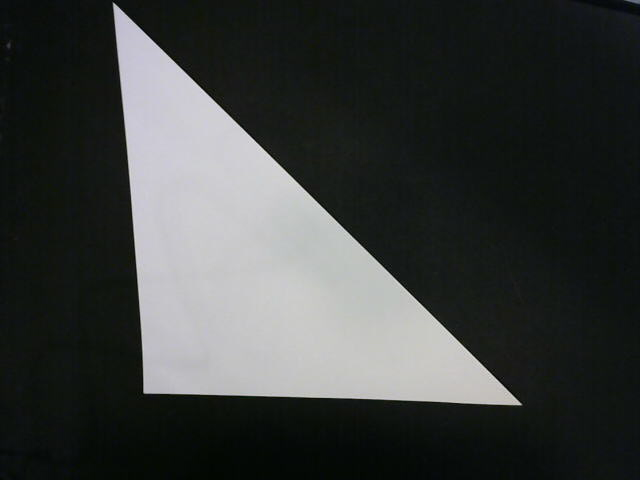
#> input picture PaperPics/triangle.jpg, 640 x 480 px
$ python overlay_instruction.py
#> lines starting #> are read from the running program, lines starting #| are printed output that depends on the picture; after the words box and inside, x2 and y2 are one past the last pixel; in counts of white or black regions, pixels touching at a corner belong together
### Instruction2.py
import cv2
import os
import re
import numpy as np


class Instruction(object):
    def __init__(self, stepDir):
        '''Initialize with a path to the directory containg the images
        named step%d.(png|jpg).
        Each image has edges drawn in black (#000000), with the new
        fold in red (#ff0000)

        Fields:
        currentStep: The current step in the instructions, an Int
        steps: A list of images as described above.
        '''

        self.currentStep = 0

        files = sorted(os.listdir(stepDir))
        stepRegxp = re.compile('step[0-9]+\.png')
        stepFiles = list(filter(None, [stepRegxp.match(img) for img in files]))
        stepFiles = [match.group() for match in stepFiles]
        self.steps = [self.alphaToWhite(cv2.imread(stepDir + '/' + filepath, -1))
                      for filepath in stepFiles]

    def nextStep(self):
        '''Proceed to next step unless all steps are exhausted'''
        self.currentStep += 1 if self.currentStep < len(self.steps) - 1 else 0

    def prevStep(self):
        '''Proceed to next step unless all steps are exhausted'''
        self.currentStep -= 1 if self.currentStep > 0 else 0

    def alphaToWhite(self, instruction):
        alpha = instruction[:, :, -1]
        mask = np.int8((alpha == 0) * 255)
        color = instruction[:, :, :-1]
        whiteBack = cv2.bitwise_not(color, np.array(color), mask=mask)

        # Color representation of instruction
        return whiteBack

### overlay_instruction.py
#!/usr/bin/env python
'''
@author: Kawin Nikomborirak
@date: 2018/04/13
'''

import numpy as np
import cv2
from Instruction2 import Instruction


class OverlayInstruction(Instruction):
    def __init__(self, real, instructionDir):
        '''
        Fields:
        - instruction: full color of instruction image
        - outline: grayscale instruction outline
        - verts: vertices of instruction outline
        - realVerts: vertices of real camera input
        '''

        super().__init__(instructionDir)

        self.nextStep()
        gray = cv2.cvtColor(self.steps[self.currentStep], cv2.COLOR_BGR2GRAY)

        # Just the outline of the shape
        self.outline = np.uint8((gray > 4)) * 255

        # An array of verts
        self.verts = cv2.goodFeaturesToTrack(
            self.outline, 100, 0.5, 10)[:, 0]
        self.verts = self.sortVerts(self.verts)
        self.area = self.computeArea(self.verts)

        self.real = real
        realGray = cv2.cvtColor(self.real, cv2.COLOR_BGR2GRAY)
        self.th = cv2.threshold(realGray, 128, 255, cv2.THRESH_BINARY)[1]

        # array of real verts
        self.realVerts = cv2.goodFeaturesToTrack(self.th, 100, .4, 10)[:, -1]
        self.realVerts = self.sortVerts(self.realVerts)
        self.realArea = self.computeArea(self.realVerts)

        self.resizeInstruction()
        self.overlayInstructions()

    def sortVerts(self, verts):
        '''
        Sort the verts in clockwise order.
        '''
        centroid = verts.mean(0)
        d = verts - centroid
        an = (np.arctan2(d[:, 0], d[:, 1]) + 2 * np.pi) % (2 * np.pi)
        cornersWithAngles = np.hstack((verts, an.reshape(-1, 1)))
        x = cornersWithAngles.tolist()
        x.sort(key=lambda point: point[-1])
        return np.array(x)[:, :-1]

    def computeArea(self, verts):
        '''
        Use shoelace formula to calculate area
        '''

        rolled = np.roll(verts, -1, 0)
        shoelace = verts[:, 0] * rolled[:, 1]\
            - verts[:, 1] * rolled[:, 0]
        return np.abs(shoelace.sum()) / 2

    def resizeInstruction(self):
        '''
        Resize the instruction image to match the area of the real image
        '''

        scale = np.sqrt(self.realArea / self.area)
        dim = np.int0(
            scale * np.float64(self.steps[self.currentStep].shape))[:-1]
        self.scale = scale
        self.resized = cv2.resize(
            self.steps[self.currentStep], (dim[1], dim[0]))

    def overlayInstructions(self):
        '''
        Draw the rest of the owl
        '''
        realCentroid = self.realVerts.mean(0)
        centroid = self.verts.mean(0) * self.scale
        shift = np.int0(realCentroid - centroid)
        shiftNonNegative = shift.copy()
        shiftNonNegative[shiftNonNegative < 0] = 0

        # pad the instruction according to the real image
        topPad = shift[1]
        bottomPad = self.real.shape[0] - self.resized.shape[0] - topPad
        leftPad = shift[0]
        rightPad = self.real.shape[1] - self.resized.shape[1] - leftPad
        padding = np.reshape(
            [topPad, bottomPad, leftPad, rightPad, 0, 0], (-1, 2))
        nonNegPadding = padding.copy()
        nonNegPadding[nonNegPadding < 0] = 0

        padded = np.pad(self.resized, nonNegPadding,
                        'constant', constant_values=255)

        # trim the padded image according to the real image
        trim = padding.copy()[:-1]
        trim[trim > 0] = 0
        trim[:, 0] = -trim[:, 0]
        bottomTrim = trim[0, 1]

        # if the trim on the side is zero, do not cut from the beginning
        rightTrim = trim[1, 1]
        bottomTrim = bottomTrim if bottomTrim < 0 \
            else padded.shape[0]
        rightTrim = rightTrim if rightTrim < 0 \
            else padded.shape[1]
        trimmed = padded[trim[0, 0]:bottomTrim, trim[1, 0]:rightTrim]

        gray = cv2.cvtColor(trimmed, cv2.COLOR_BGR2GRAY)
        mask = cv2.threshold(gray, 128, 255, cv2.THRESH_BINARY)[1]
        invMask = np.bitwise_not(mask)
        fg = cv2.bitwise_and(trimmed, trimmed, mask=invMask)
        bg = cv2.bitwise_and(self.real, self.real, mask=mask)
        overlayed = cv2.add(bg, fg)
        self.overlayed = overlayed


if __name__ == '__main__':
    # testing
    r = cv2.imread('PaperPics/triangle.jpg')
#> r is the input picture: shape (480, 640, 3); mean B, G, R 61, 62.5, 59.5
    x = OverlayInstruction(r, 'CompGenInstructions')
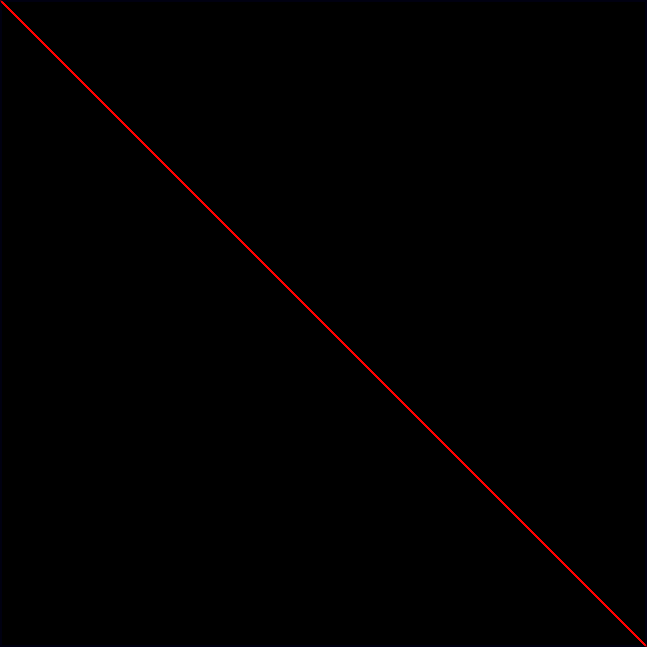
#> input picture CompGenInstructions/step01.png, 647 x 647 px
#> in alphaToWhite, `mask = np.int8((alpha == 0) * 255)`: mask: shape (647, 647) int8; values -1 (black) and 0 (white), 1.7% white; 1 white region, box (x1, y1, x2, y2) and area: (0, 0, 647, 647) 7087
#> in alphaToWhite, `whiteBack = cv2.bitwise_not(color, np.array(color), mask=mask)`:
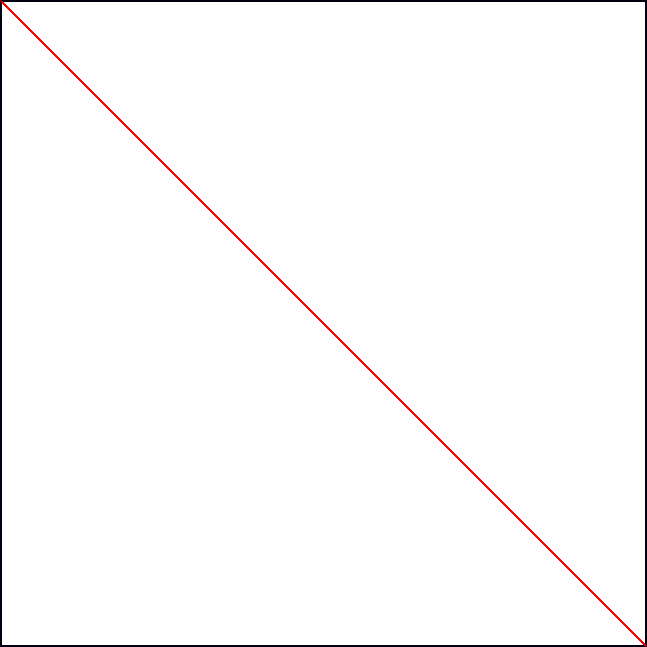
#> whiteBack: shape (647, 647, 3); mean B, G, R 250.9, 250.7, 251.9
#> in __init__, `self.steps = [self.alphaToWhite(cv2.imread(stepDir + '/' + filepath, -..`: self.steps = 1 item
#> in nextStep, `self.currentStep += 1 if self.currentStep < len(self.steps) - 1 else 0`: self.currentStep = 0
#> in __init__, `self.outline = np.uint8((gray > 4)) * 255`:
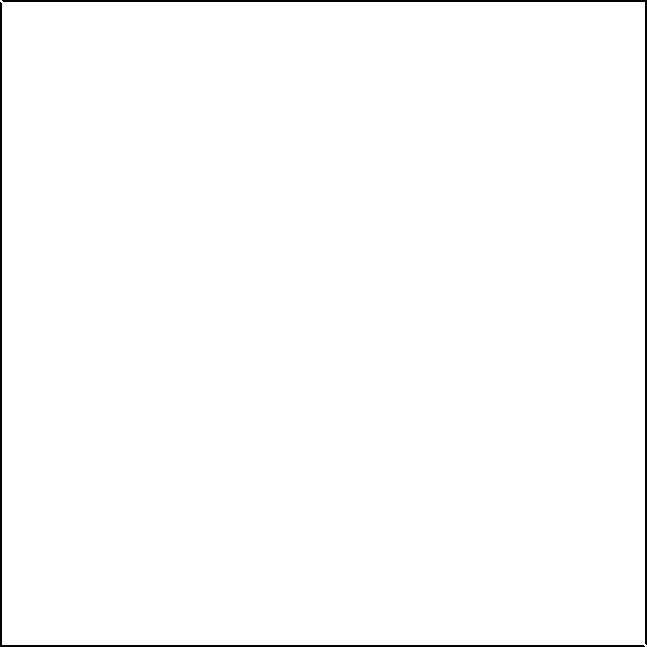
#> self.outline: shape (647, 647); 98.8% white; 2 black regions, box (x1, y1, x2, y2) and area: (2, 0, 647, 645) 2574, (0, 2, 645, 647) 2574
#> in __init__, `self.verts = cv2.goodFeaturesToTrack( self.outline, 100, 0.5, 10)[:, 0]`: self.verts = [[2, 644], [644, 2], [645, 645], [3, 3]]
#> in sortVerts, `centroid = verts.mean(0)`: centroid = [323.5, 323.5]
#> in sortVerts, `d = verts - centroid`: d = [[-321.5, 320.5], [320.5, -321.5], [321.5, 321.5], [-320.5, -320.5]]
#> in sortVerts, `an = (np.arctan2(d[:, 0], d[:, 1]) + 2 * np.pi) % (2 * np.pi)`: an = [5.5, 2.36, 0.785, 3.93]
#> in sortVerts, `cornersWithAngles = np.hstack((verts, an.reshape(-1, 1)))`: cornersWithAngles = [[2, 644, 5.5], [644, 2, 2.36], [645, 645, 0.785], [3, 3, 3.93]]
#> in sortVerts, `x = cornersWithAngles.tolist()`: x has the same summary as cornersWithAngles
#> in __init__, `self.verts = self.sortVerts(self.verts)`: self.verts = [[645, 645], [644, 2], [3, 3], [2, 644]]
#> in computeArea, `rolled = np.roll(verts, -1, 0)`: rolled = [[644, 2], [3, 3], [2, 644], [645, 645]]
#> in computeArea, `shoelace = verts[:, 0] * rolled[:, 1]\ - verts[:, 1] * rolled[:, 0]`: shoelace = [-414090, 1926, 1926, -414090]
#> in __init__, `self.area = self.computeArea(self.verts)`: self.area = 412164
#> in __init__, `self.th = cv2.threshold(realGray, 128, 255, cv2.THRESH_BINARY)[1]`:
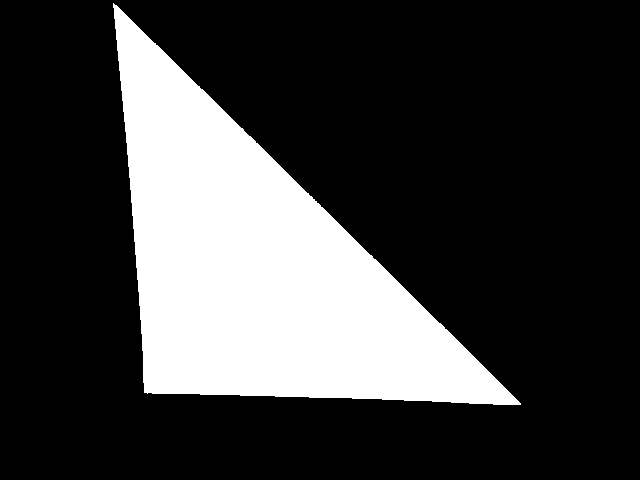
#> self.th: shape (480, 640); 23.8% white; 1 white region, box (x1, y1, x2, y2) and area: (113, 3, 521, 405) 73230
#> in __init__, `self.realVerts = cv2.goodFeaturesToTrack(self.th, 100, .4, 10)[:, -1]`: self.realVerts = [[520, 404], [144, 392], [113, 3]]
#> in __init__, `self.realVerts = self.sortVerts(self.realVerts)`: self.realVerts = [[520, 404], [113, 3], [144, 392]]
#> in __init__, `self.realArea = self.computeArea(self.realVerts)`: self.realArea = 72946
#> in resizeInstruction, `scale = np.sqrt(self.realArea / self.area)`: scale = 0.421
#> in resizeInstruction, `dim = np.int0( scale * np.float64(self.steps[self.currentStep].shape))..`: dim = [272, 272]
#> in resizeInstruction, `self.scale = scale`: self.scale = 0.421
#> in resizeInstruction, `self.resized = cv2.resize( self.steps[self.currentStep], (dim[1], dim[..`:
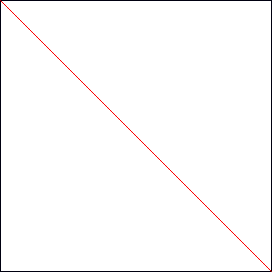
#> self.resized: shape (272, 272, 3); mean of channels 0, 1, 2 250.5, 250.3, 251.3; drawn as B, G, R
#> in overlayInstructions, `realCentroid = self.realVerts.mean(0)`: realCentroid = [259, 266.3]
#> in overlayInstructions, `centroid = self.verts.mean(0) * self.scale`: centroid = [136.1, 136.1]
#> in overlayInstructions, `shift = np.int0(realCentroid - centroid)`: shift = [122, 130]
#> in overlayInstructions, `topPad = shift[1]`: topPad = 130
#> in overlayInstructions, `bottomPad = self.real.shape[0] - self.resized.shape[0] - topPad`: bottomPad = 78
#> in overlayInstructions, `leftPad = shift[0]`: leftPad = 122
#> in overlayInstructions, `rightPad = self.real.shape[1] - self.resized.shape[1] - leftPad`: rightPad = 246
#> in overlayInstructions, `padding = np.reshape( [topPad, bottomPad, leftPad, rightPad, 0, 0], (-..`: padding = [[130, 78], [122, 246], [0, 0]]
#> in overlayInstructions, `padded = np.pad(self.resized, nonNegPadding, 'constant', constant_valu..`:
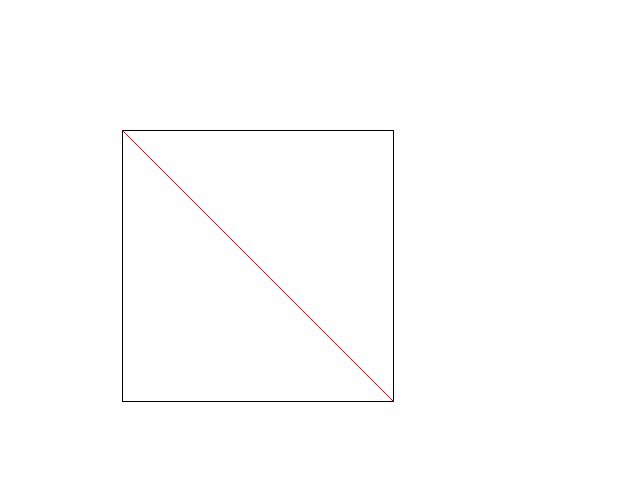
#> padded: shape (480, 640, 3); mean of channels 0, 1, 2 253.9, 253.9, 254.1; drawn as B, G, R
#> in overlayInstructions, `trim = padding.copy()[:-1]`: trim = [[130, 78], [122, 246]]
#> in overlayInstructions, `bottomTrim = trim[0, 1]`: bottomTrim = 0
#> in overlayInstructions, `bottomTrim = bottomTrim if bottomTrim < 0 \ else padded.shape[0]`: bottomTrim = 480
#> in overlayInstructions, `rightTrim = rightTrim if rightTrim < 0 \ else padded.shape[1]`: rightTrim = 640
#> in overlayInstructions, `mask = cv2.threshold(gray, 128, 255, cv2.THRESH_BINARY)[1]`:
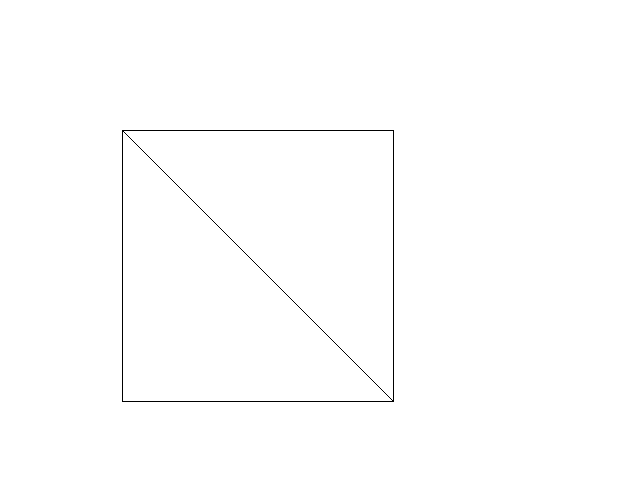
#> mask: shape (480, 640); 99.6% white; black in thin lines or dots, all inside (x1, y1, x2, y2) = (122, 130, 394, 402)
    for vert in np.int0(x.realVerts):
        w, y = vert.ravel()
        cv2.circle(x.overlayed, (w, y), 3, 255, -1)
#> this loop made 3 passes
    cv2.imshow('y', x.overlayed)
    cv2.waitKey()
    cv2.destroyAllWindows()
